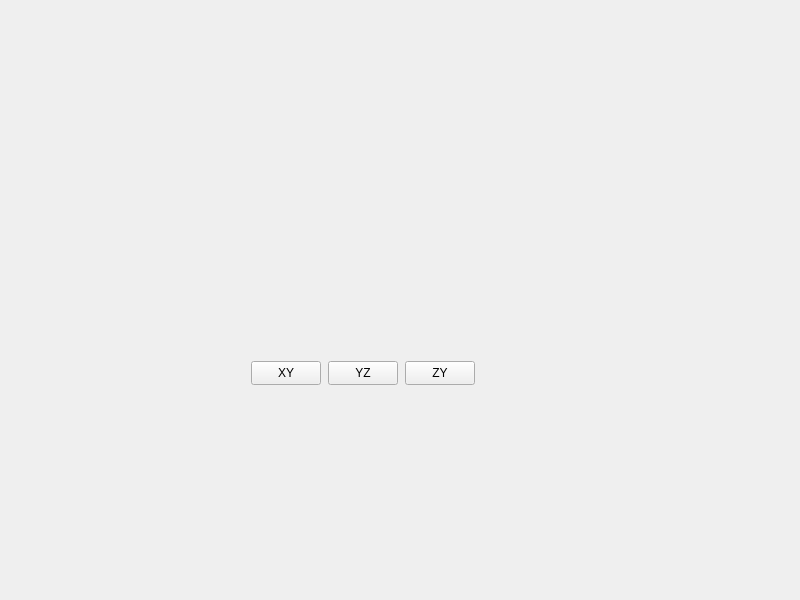
<?xml version="1.0" encoding="UTF-8"?>
<ui version="4.0">
 <class>ViewerButtons</class>
 <widget class="QWidget" name="ViewerButtons">
  <property name="geometry">
   <rect>
    <x>0</x>
    <y>0</y>
    <width>800</width>
    <height>600</height>
   </rect>
  </property>
  <property name="windowTitle">
   <string>ViewerButtons</string>
  </property>
  <widget class="QWidget" name="layoutWidget">
   <property name="geometry">
    <rect>
     <x>230</x>
     <y>360</y>
     <width>268</width>
     <height>26</height>
    </rect>
   </property>
   <layout class="QHBoxLayout" name="horizontalLayout_2">
    <item>
     <spacer name="horizontalSpacer_5">
      <property name="orientation">
       <enum>Qt::Orientation::Horizontal</enum>
      </property>
      <property name="sizeType">
       <enum>QSizePolicy::Policy::Fixed</enum>
      </property>
      <property name="sizeHint" stdset="0">
       <size>
        <width>20</width>
        <height>24</height>
       </size>
      </property>
     </spacer>
    </item>
    <item>
     <widget class="QPushButton" name="pushButton_2">
      <property name="minimumSize">
       <size>
        <width>70</width>
        <height>24</height>
       </size>
      </property>
      <property name="maximumSize">
       <size>
        <width>70</width>
        <height>24</height>
       </size>
      </property>
      <property name="text">
       <string>XY</string>
      </property>
     </widget>
    </item>
    <item>
     <widget class="QPushButton" name="pushButton_3">
      <property name="minimumSize">
       <size>
        <width>70</width>
        <height>24</height>
       </size>
      </property>
      <property name="maximumSize">
       <size>
        <width>70</width>
        <height>24</height>
       </size>
      </property>
      <property name="text">
       <string>YZ</string>
      </property>
     </widget>
    </item>
    <item>
     <widget class="QPushButton" name="pushButton">
      <property name="minimumSize">
       <size>
        <width>70</width>
        <height>24</height>
       </size>
      </property>
      <property name="maximumSize">
       <size>
        <width>70</width>
        <height>24</height>
       </size>
      </property>
      <property name="text">
       <string>ZY</string>
      </property>
     </widget>
    </item>
    <item>
     <spacer name="horizontalSpacer_6">
      <property name="orientation">
       <enum>Qt::Orientation::Horizontal</enum>
      </property>
      <property name="sizeType">
       <enum>QSizePolicy::Policy::Fixed</enum>
      </property>
      <property name="sizeHint" stdset="0">
       <size>
        <width>20</width>
        <height>24</height>
       </size>
      </property>
     </spacer>
    </item>
   </layout>
  </widget>
 </widget>
 <resources/>
 <connections/>
</ui>
